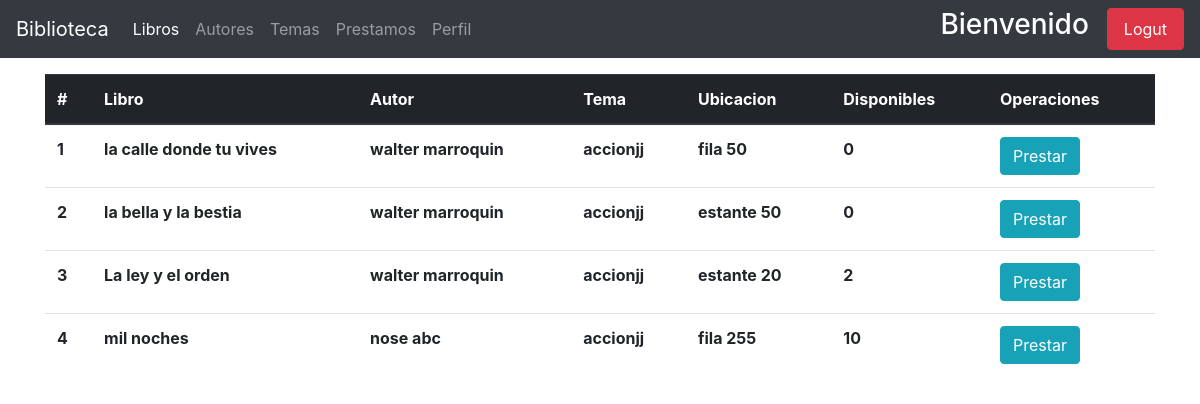
The app's page /temas/libros-temas1/ with its own data.
### apps/libros/models.py (models this page shows, shortened)
class Libros(models.Model):
    titulo = models.CharField(_('titulo'), max_length=150)
    biblioteca = models.ForeignKey(Biblioteca, on_delete=models.PROTECT, null=True)
    autor = models.ForeignKey(Author, on_delete=models.PROTECT)
    tema = models.ForeignKey(Temas, on_delete=models.PROTECT)
    ubicacion = models.CharField(_('ubicacion'), max_length=200)
    disponibles = models.PositiveIntegerField(_('libros disponibles'), validators=[limit], default=1, )
    fecha_registro = models.DateField(_('Fecha de ingreso'), default=now())
    class Meta:
        ordering = ['id']
        verbose_name_plural = 'Libros'

### apps/autores/models.py (models this page shows, shortened)
class Author(models.Model):
    nombre = models.CharField(_('nombre'), max_length=150)
    apellido = models.CharField(_('apellido'), max_length=150)
    nacionalidad = models.ForeignKey(Pais, on_delete=models.CASCADE)
    genero = models.BooleanField(_('genero'), default=True, choices=[
        (True, 'masculino'),
        (False, 'femenino')
    ])
    nacimiento = models.DateField(_('fecha de nacimiento'))
    fallecimiento = models.DateField(_('fecha de fallecimiento'),null=True, blank=True)
    fecha_registro = models.DateField(_('fecha de registro'), default=datetime.now())
    def __str__(self):
        return f'{self.nombre} {self.apellido}'

### apps/temas/models.py (models this page shows)
class Temas(models.Model):
    tema = models.CharField(_('tema'), max_length=200)
    fecha_ingreso = models.DateField(_('fecha_ingreso'), default=now())
    class Meta:
        verbose_name_plural = 'Temas'
    def __str__(self):
        return self.tema

### apps/temas/views.py (the view)
# urls.py: path('libros-temas<int:pk>/', views.libro_tema, name='libro-tema')
def libro_tema(request, pk):
    books = Libros.objects.filter(tema__id=pk)
    context = {'Libros': books}
    return render(request, 'temas/libros_de_temas.html', context)

### apps/temas/templates/temas/libros_de_temas.html (shortened to what this page needs)
{% extends 'base.html' %}
{% block navbar_items %}
    <li class="nav-item active">
        <a class="nav-link" href="{% url 'book:user_index' %}">Libros <span class="sr-only">(current)</span></a>
    </li>
    <li class="nav-item ">
        <a class="nav-link" href="{% url 'autor:autores-user' %}">Autores </a>
    </li>
    <li class="nav-item ">
        <a class="nav-link" href="{% url 'temas:temas-user' %}">Temas </a>
    </li>
    <li class="nav-item">
        <a class="nav-link" href="{% url 'prestamos:prestamos-list' %}">Prestamos</a>
    </li>
    <li class="nav-item ">
        <a class="nav-link" href="{% url 'usuarios:user-edit' request.user.id %}">Perfil </a>
    </li>
{% endblock %}
{% block content %}
    <div class="container mt-3">
        <div class="table-responsive">
        <table class="table table-hover" id="table-controller">
            <thead class="thead-dark">
                <tr>
                    <th scope="col" > #  </th>
                    <th scope="col" > Libro </th>
                    <th scope="col" > Autor </th>
                    <th scope="col" > Tema </th>
                    <th scope="col" > Ubicacion </th>
                    <th scope="col" > Disponibles </th>
                    <th scope="col" > Operaciones </th>
                </tr>
            </thead>
            <tbody>
                {% for book in Libros %}
                    <tr>
                        <th scope="col"> {{ forloop.counter }} </th>
                        <th> {{ book.titulo }} </th>
                        <th> {{ book.autor }} </th>
                        <th> {{ book.tema }} </th>
                        <th> {{ book.ubicacion }} </th>
                        <th> {{ book.disponibles }} </th>
                        <th> <a href="{% url 'prestamos:pre-prestamo' book.id %}" class="btn btn-info"> Prestar </a> </th>
                    </tr>
                {% endfor %}
            </tbody>
        </table>
    </div>
    </div>
{% endblock %}

### records on screen
Libros: titulo "la calle donde tu vives", autor "walter marroquin", tema "accionjj", ubicacion "fila 50", disponibles "0"
Libros: titulo "la bella y la bestia", autor "walter marroquin", tema "accionjj", ubicacion "estante 50", disponibles "0"
Libros: titulo "La ley y el orden", autor "walter marroquin", tema "accionjj", ubicacion "estante 20", disponibles "2"
Libros: titulo "mil noches", autor "nose abc", tema "accionjj", ubicacion "fila 255", disponibles "10"
